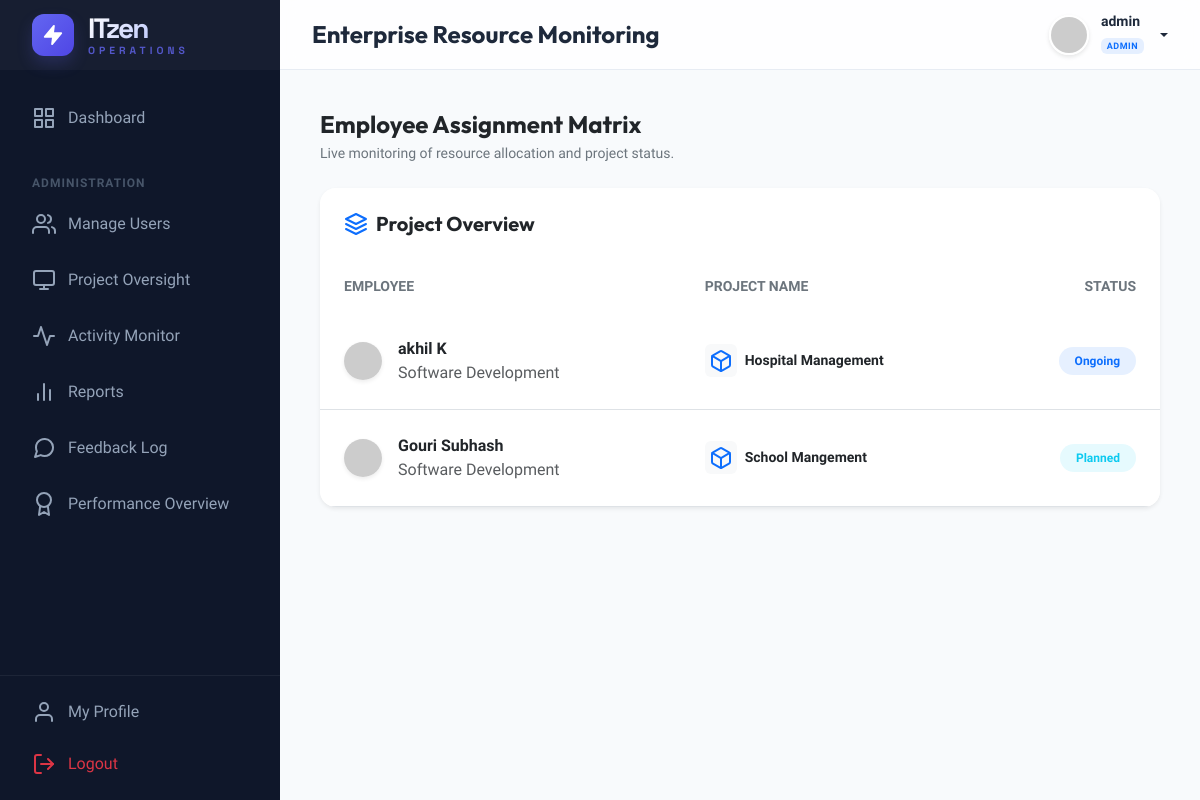
Page /company-admin/projects/ (signed in) on the committed database.
### management/models.py (models this page shows, shortened)
class CustomUser(AbstractUser):
    ROLE_CHOICES = (
        ('ADMIN', 'Admin'),
        ('HR', 'HR Manager'),
        ('EMPLOYEE', 'Employee'),
    )
    DEPT_CHOICES = (
        ('DEVELOPMENT', 'Software Development'),
        ('DESIGN', 'UI/UX Design'),
        ('QA', 'Quality Assurance'),
        ('HR', 'Human Resources'),
        ('MARKETING', 'Digital Marketing'),
        ('SALES', 'Sales & Business'),
        ('SUPPORT', 'IT Support & Security'),
    )
    LEVEL_CHOICES = (
        ('JUNIOR', 'Junior Level (Level 1)'),
        ('INTERMEDIATE', 'Intermediate (Level 2)'),
        ('SENIOR', 'Senior Level (Level 3)'),
        ('LEAD', 'Lead Level (Level 4)'),
        ('EXPERT', 'Expert Level (Level 5)'),
    )
    role = models.CharField(max_length=20, choices=ROLE_CHOICES, default='EMPLOYEE')
    phone = models.CharField(max_length=15, blank=True, null=True)
    profile_pic = models.ImageField(upload_to='profile_pics/', blank=True, null=True)
    department = models.CharField(max_length=50, choices=DEPT_CHOICES, blank=True, null=True)
    designation = models.CharField(max_length=100, blank=True, null=True)
    level = models.CharField(max_length=20, choices=LEVEL_CHOICES, default='JUNIOR')
    date_of_joining = models.DateField(blank=True, null=True)
    def is_admin(self):
        return self.role == 'ADMIN' or self.is_superuser
    def is_hr(self):
        return self.role == 'HR'
    def is_employee(self):
        return self.role == 'EMPLOYEE' and not self.is_superuser and not self.role == 'HR'

class Project(models.Model):
    name = models.CharField(max_length=200)
    description = models.TextField()
    start_date = models.DateField()
    end_date = models.DateField()
    manager = models.ForeignKey(CustomUser, on_delete=models.SET_NULL, null=True, related_name='managed_projects')
    team_members = models.ManyToManyField(CustomUser, related_name='projects')
    status = models.CharField(max_length=20, choices=(
        ('PLANNED', 'Planned'),
        ('ONGOING', 'Ongoing'),
        ('COMPLETED', 'Completed'),
        ('ONHOLD', 'On Hold'),
    ), default='PLANNED')

### management/views.py (the view)
# urls.py: path('company-admin/projects/', views.admin_project_status, name='admin_project_status'),
@login_required
def admin_project_status(request):
    if not request.user.is_admin(): return redirect('dashboard')
    employees = CustomUser.objects.filter(role='EMPLOYEE').prefetch_related('projects', 'assigned_tasks')
    for emp in employees:
        emp.department_label = emp.get_department_display() if emp.department else 'No Department'
    return render(request, 'admin/project_status.html', {'employees': employees})

### templates/admin/project_status.html (shortened to what this page needs)
{% extends 'base.html' %}
{% block page_title %}Enterprise Resource Monitoring{% endblock %}
{% block content %}
<div class="d-flex justify-content-between align-items-center mb-4">
    <div>
        <h4 class="fw-bold text-dark mb-1">Employee Assignment Matrix</h4>
        <p class="text-secondary small mb-0">Live monitoring of resource allocation and project status.</p>
    </div>
</div>
<div class="card border-0 shadow-sm overflow-hidden">
    <div class="card-header bg-white border-0 p-4">
        <h5 class="mb-0 fw-bold d-flex align-items-center gap-2">
            <i data-feather="layers" class="text-primary"></i> Project Overview
        </h5>
    </div>
    <div class="table-responsive">
        <table class="table table-hover align-middle mb-0">
            <thead class="bg-light bg-opacity-50">
                <tr>
                    <th class="ps-4 py-3 border-0 text-secondary small text-uppercase">Employee</th>
                    <th class="py-3 border-0 text-secondary small text-uppercase">Project Name</th>
                    <th class="pe-4 py-3 border-0 text-secondary small text-uppercase text-end">Status</th>
                </tr>
            </thead>
            <tbody>
                {% for emp in employees %}
                {% if emp.projects.all %}
                {% for proj in emp.projects.all %}
                <tr>
                    <td class="ps-4 py-4">
                        <div class="d-flex align-items-center gap-3">
                            <img src="https://ui-avatars.com/api/?name={{ emp.username }}&background=6366f1&color=fff"
                                class="rounded-circle shadow-sm" width="38" height="38">
                            <div>
                                <div class="fw-bold text-dark">{{ emp.get_full_name|default:emp.username }}</div>
                                <div class="extra-small text-muted">{{ emp.department_label }}</div>
                            </div>
                        </div>
                    </td>
                    <td class="py-4">
                        <div class="d-flex align-items-center gap-2">
                            <div class="p-1 bg-light rounded text-primary">
                                <i data-feather="box" class="icon-sm"></i>
                            </div>
                            <span class="fw-bold text-dark small">{{ proj.name }}</span>
                        </div>
                    </td>
                    <td class="pe-4 py-4 text-end">
                        {% if proj.status == 'COMPLETED' %}
                        <span
                            class="badge bg-success bg-opacity-10 text-success rounded-pill px-3 py-2 fw-bold small">Completed</span>
                        {% elif proj.status == 'ONGOING' %}
                        <span
                            class="badge bg-primary bg-opacity-10 text-primary rounded-pill px-3 py-2 fw-bold small">Ongoing</span>
                        {% elif proj.status == 'PLANNED' %}
                        <span
                            class="badge bg-info bg-opacity-10 text-info rounded-pill px-3 py-2 fw-bold small">Planned</span>
                        {% elif proj.status == 'ONHOLD' %}
                        <span
                            class="badge bg-warning bg-opacity-10 text-warning rounded-pill px-3 py-2 fw-bold small">On
                            Hold</span>
                        {% else %}
                        <span
                            class="badge bg-secondary bg-opacity-10 text-secondary rounded-pill px-3 py-2 fw-bold small">{{
                            proj.get_status_display }}</span>
                        {% endif %}
                    </td>
                </tr>
                {% endfor %}
                {% endif %}
                {% endfor %}
            </tbody>
        </table>
    </div>
</div>
{% endblock %}

### templates/base.html (shortened to what this page needs)
{% load static %}
<!DOCTYPE html>
<html lang="en">
<head>
    <link href="https://cdn.jsdelivr.net/npm/bootstrap@5.3.2/dist/css/bootstrap.min.css" rel="stylesheet">
</head>
<body>
    <aside class="sidebar" id="sidebar">
        <div class="sidebar-header">
            <a href="{% url 'dashboard' %}" class="sidebar-logo">
                <div class="logo-circle">
                    <i data-feather="zap" style="width: 22px; height: 22px; fill: #fff;"></i>
                </div>
                <div class="logo-text">
                    <span class="logo-main">ITzen</span>
                    <span class="logo-sub">Operations</span>
                </div>
            </a>
        </div>
        <nav class="sidebar-nav">
            <ul class="nav-list">
                <li class="nav-item">
                    <a href="{% url 'dashboard' %}"
                        class="nav-link {% if request.resolver_match.url_name == 'dashboard' %}active{% endif %}">
                        <i data-feather="grid"></i> Dashboard
                    </a>
                </li>
                {% if user.is_admin %}
                <li class="nav-caption">Administration</li>
                <li class="nav-item">
                    <a href="{% url 'manage_users' %}" class="nav-link">
                        <i data-feather="users"></i> Manage Users
                    </a>
                </li>
                <li class="nav-item">
                    <a href="{% url 'admin_project_status' %}" class="nav-link">
                        <i data-feather="monitor"></i> Project Oversight
                    </a>
                </li>
                <li class="nav-item">
                    <a href="{% url 'admin_monitor' %}" class="nav-link">
                        <i data-feather="activity"></i> Activity Monitor
                    </a>
                </li>
                <li class="nav-item">
                    <a href="{% url 'admin_reports' %}" class="nav-link">
                        <i data-feather="bar-chart-2"></i> Reports
                    </a>
                </li>
                <li class="nav-item">
                    <a href="{% url 'admin_feedback_view' %}" class="nav-link">
                        <i data-feather="message-circle"></i> Feedback Log
                    </a>
                </li>
                <li class="nav-item">
                    <a href="{% url 'admin_performance_overview' %}" class="nav-link">
                        <i data-feather="award"></i> Performance Overview
                    </a>
                </li>
                {% endif %}
            </ul>
        </nav>
        <div class="sidebar-footer">
            <a href="{% url 'employee_profile' %}" class="nav-link mb-1">
                <i data-feather="user"></i> My Profile
            </a>
            <a href="{% url 'logout' %}" class="nav-link text-danger">
                <i data-feather="log-out"></i> Logout
            </a>
        </div>
    </aside>
    <div class="main-wrapper">
        <header class="header">
            <div class="d-flex align-items-center">
                <h4 class="mb-0 fw-bold">{% block page_title %}Overview{% endblock %}</h4>
            </div>
            <div class="d-flex align-items-center gap-3">
                <div class="dropdown">
                    <a href="#" class="user-dropdown-toggle dropdown-toggle" data-bs-toggle="dropdown">
                        <img src="{% if user.profile_pic %}{{ user.profile_pic.url }}{% else %}https://ui-avatars.com/api/?name={{ user.username }}&background=6366f1&color=fff{% endif %}"
                            alt="user" class="avatar-img">
                        <div class="d-none d-md-block text-start">
                            <div class="small fw-bold lh-1 mb-1">{{ user.get_full_name|default:user.username }}</div>
                            <span class="badge bg-primary bg-opacity-10 text-primary border-0"
                                style="font-size: 9px; letter-spacing: 0.5px; text-transform: uppercase; font-weight: 800;">
                                {{ user.get_role_display|default:user.role }}
                            </span>
                        </div>
                    </a>
                </div>
            </div>
        </header>
        <main class="content-area">
            {% block content %}{% endblock %}
        </main>
    </div>
</body>
</html>

### templates/base.html (style rules this page uses)
:root { --primary: #6366f1; --primary-dark: #4f46e5; --secondary: #64748b; --accent: #f43f5e; --bg-body: #f8fafc; --bg-sidebar: #0f172a; --text-main: #1e293b; --glass-bg: rgba(255, 255, 255, 0.8); --sidebar-width: 280px; --header-height: 70px; --card-shadow: 0 10px 15px -3px rgba(0, 0, 0, 0.1), 0 4px 6px -2px rgba(0, 0, 0, 0.05); --transition: all 0.3s cubic-bezier(0.4, 0, 0.2, 1); }
body { font-family: 'Plus Jakarta Sans', sans-serif; background-color: var(--bg-body); color: var(--text-main); margin: 0; overflow-x: hidden; }
h1, h2, h3, h4, h5, h6 { font-family: 'Outfit', sans-serif; font-weight: 600; }
.sidebar { width: var(--sidebar-width); height: 100vh; background-color: var(--bg-sidebar); position: fixed; left: 0; top: 0; z-index: 1000; transition: var(--transition); color: #94a3b8; display: flex; flex-direction: column; }
.sidebar-nav { flex: 1; overflow-y: auto; overflow-x: hidden; scrollbar-width: thin; scrollbar-color: rgba(255, 255, 255, 0.08) transparent; }
.sidebar-footer { border-top: 1px solid rgba(255, 255, 255, 0.06); padding: 0.75rem 1rem; flex-shrink: 0; }
.sidebar-header { height: var(--header-height); display: flex; align-items: center; padding: 0 2rem; background: rgba(255, 255, 255, 0.03); }
.sidebar-logo { color: #fff; font-family: 'Space Grotesk', sans-serif; font-size: 1.75rem; font-weight: 800; text-decoration: none; display: flex; align-items: center; gap: 14px; transition: var(--transition); }
.logo-text { display: flex; flex-direction: column; line-height: 1; }
.logo-main { letter-spacing: -2px; background: linear-gradient(135deg, #fff 0%, #a5b4fc 100%); -webkit-background-clip: text; background-clip: text; -webkit-text-fill-color: transparent; }
.logo-sub { font-size: 0.65rem; text-transform: uppercase; letter-spacing: 4px; color: var(--primary); font-weight: 700; margin-top: 4px; opacity: 0.8; }
.logo-circle { width: 42px; height: 42px; background: linear-gradient(135deg, var(--primary) 0%, var(--primary-dark) 100%); border-radius: 12px; display: flex; align-items: center; justify-content: center; position: relative; box-shadow: 0 8px 16px rgba(99, 102, 241, 0.2); overflow: hidden; }
.logo-circle::after { content: ''; position: absolute; inset: 0; background: linear-gradient(45deg, transparent, rgba(255, 255, 255, 0.2), transparent); transform: translateX(-100%); transition: 0.5s; }
.nav-list { list-style: none; padding: 1.5rem 1rem; margin: 0; }
.nav-item { margin-bottom: 0.5rem; }
.nav-link { display: flex; align-items: center; padding: 0.75rem 1rem; color: #94a3b8; text-decoration: none; border-radius: 12px; transition: var(--transition); gap: 12px; font-weight: 500; }
.nav-caption { font-size: 0.75rem; text-transform: uppercase; letter-spacing: 1px; font-weight: 700; color: #475569; padding: 1.5rem 1rem 0.5rem; }
.main-wrapper { margin-left: var(--sidebar-width); min-height: 100vh; transition: var(--transition); }
.header { height: var(--header-height); background: var(--glass-bg); backdrop-filter: blur(10px); border-bottom: 1px solid rgba(226, 232, 240, 0.8); position: sticky; top: 0; z-index: 999; display: flex; align-items: center; justify-content: space-between; padding: 0 2rem; }
.content-area { padding: 2.5rem; }
.card { background: #fff; border: none; border-radius: 16px; box-shadow: var(--card-shadow); transition: var(--transition); }
.user-dropdown-toggle { display: flex; align-items: center; gap: 12px; text-decoration: none; color: var(--text-main); font-weight: 600; }
.avatar-img { width: 40px; height: 40px; border-radius: 50%; object-fit: cover; border: 2px solid #fff; box-shadow: 0 2px 4px rgba(0, 0, 0, 0.1); }

### rows in the picture
CustomUser: get_full_name "admin", role "ADMIN"
CustomUser: get_full_name "akhil K", department_label "Software Development"
Project: name "Hospital Management", status "Ongoing"
CustomUser: get_full_name "Gouri Subhash", department_label "Software Development"
Project: name "School Mangement", status "Planned"
